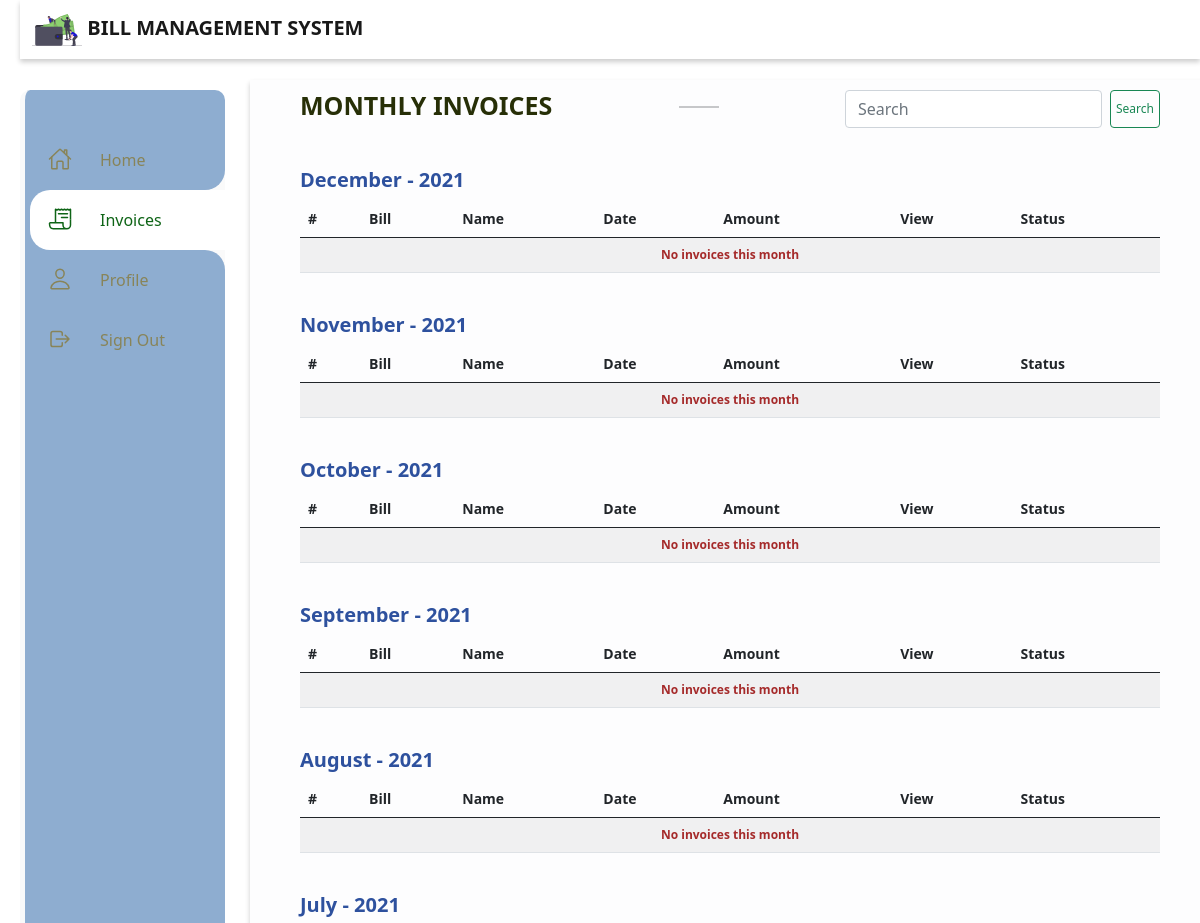
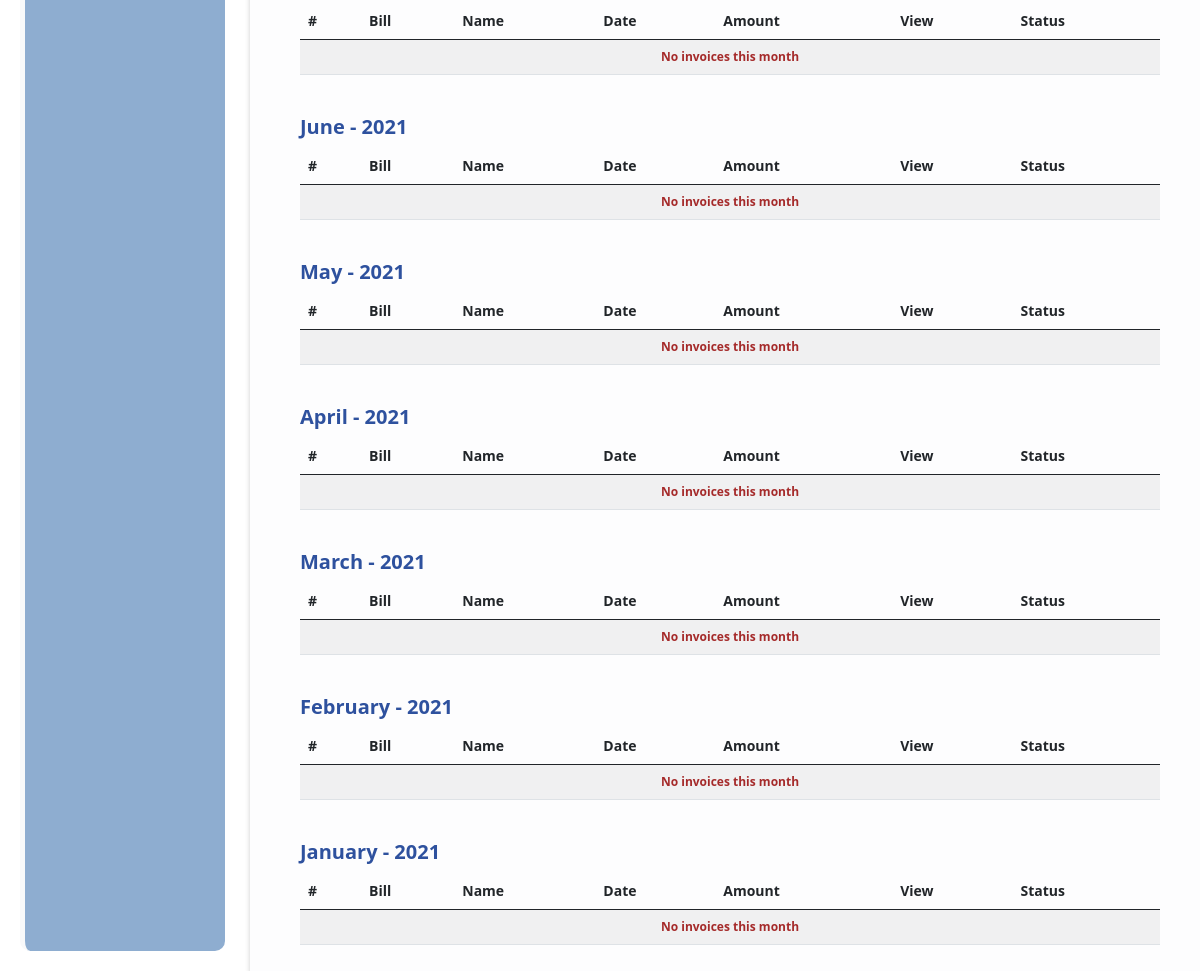
Page /invoices/ (signed in) on the earlier database version (2 pictures, top to bottom).
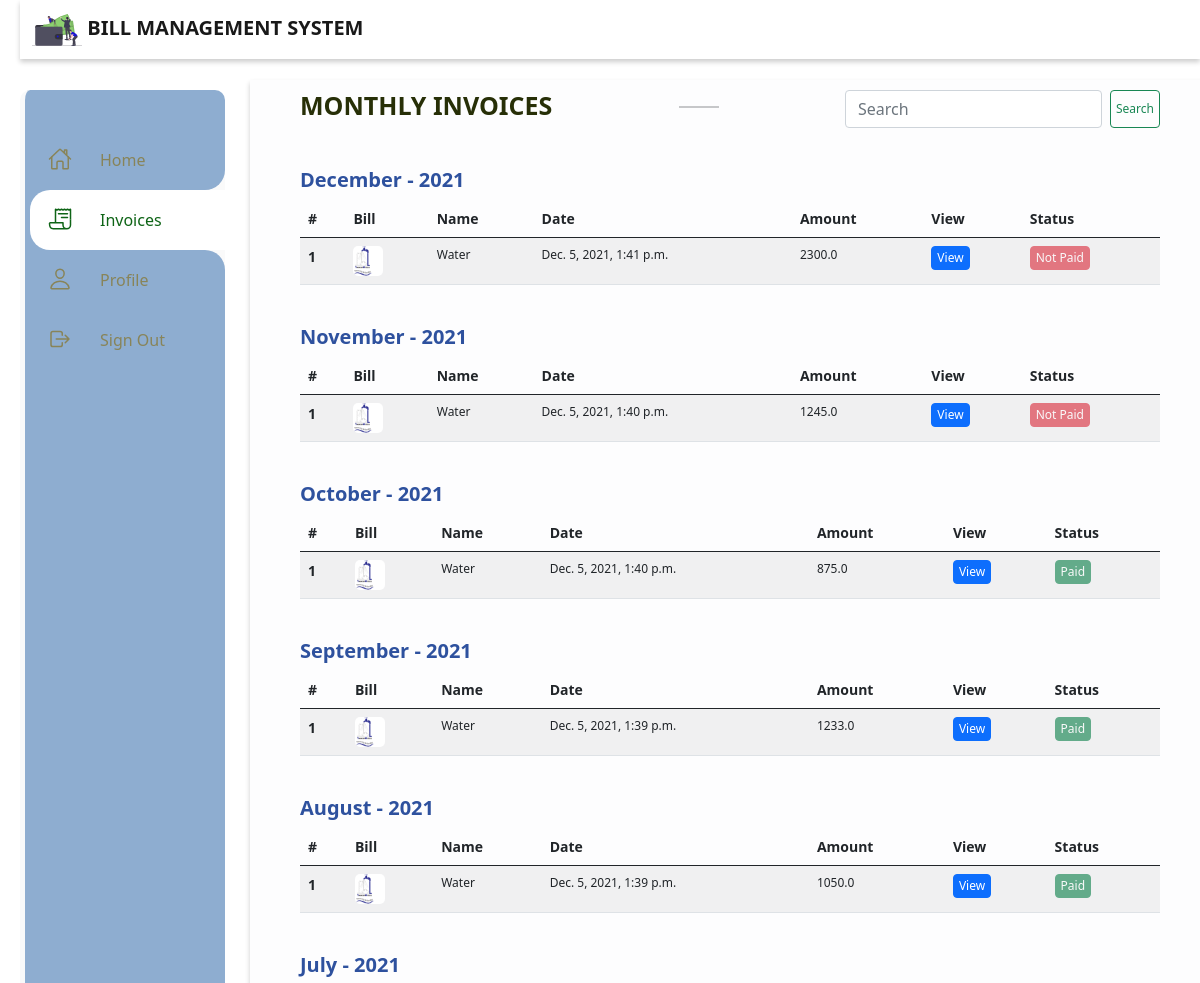
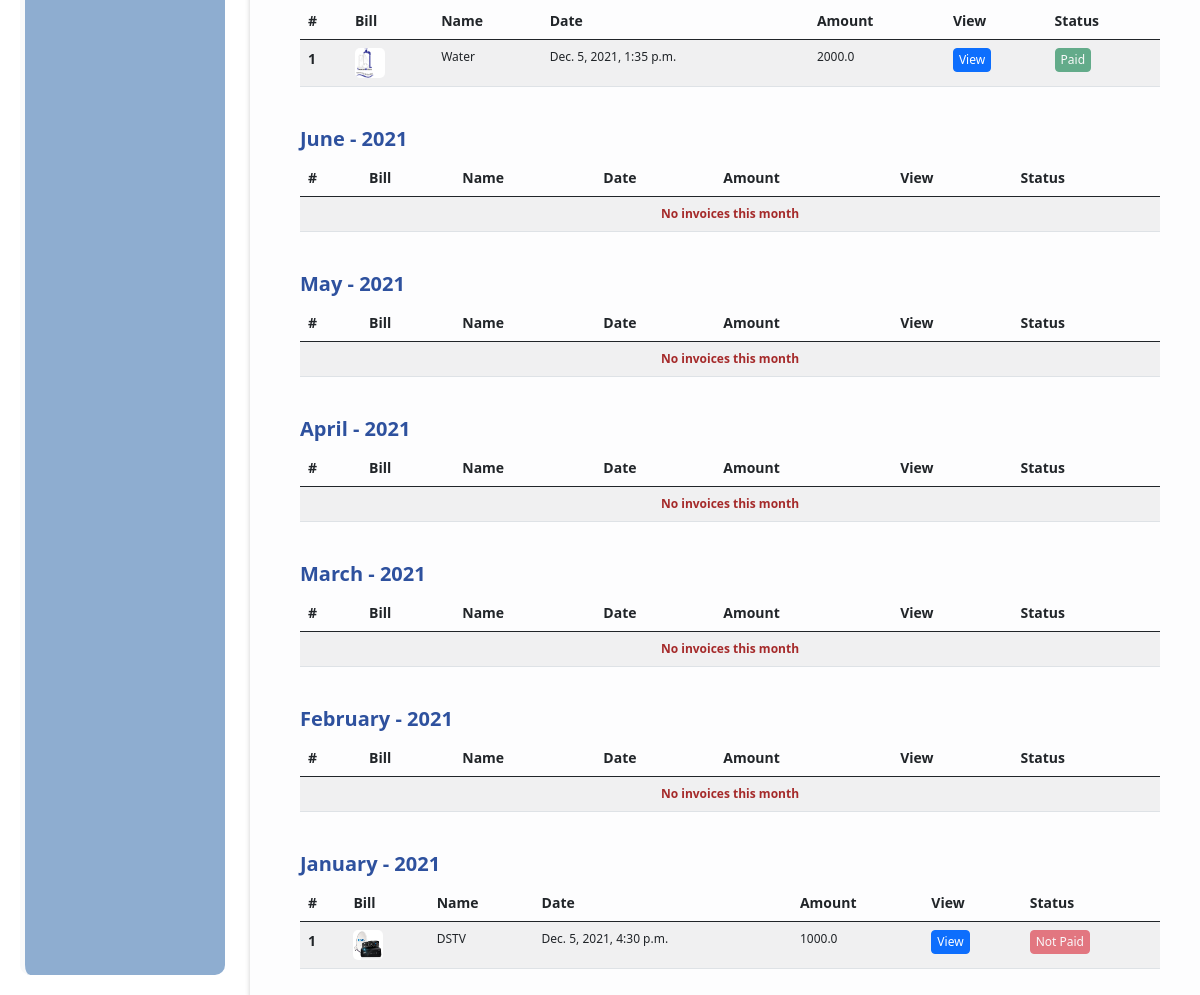
Same page on the later database version (2 pictures, top to bottom).
### main/models.py (models this page shows, shortened)
class BaseModel(models.Model):
    created_date = models.DateTimeField(auto_now_add=True)
    modified_date = models.DateTimeField(auto_now=True)
    class Meta:
        abstract = True

class Bill(BaseModel):
	my_subscription 	= models.ForeignKey(MySubscription, on_delete=models.CASCADE)
	for_date			= models.DateField(blank=True, null=True)
	credit 				= models.FloatField()
	debit 				= models.FloatField()
	units 				= models.FloatField(default=0.0)

class MySubscription(BaseModel):
	user 			= models.ForeignKey(User, on_delete=models.CASCADE)
	subscription 	= models.ForeignKey(Subscription, on_delete=models.CASCADE)
	account_no 		= models.CharField(max_length=100)

class Subscription(models.Model):
	name 	= models.CharField(max_length=50)
	pic 	= models.ImageField(upload_to="./subscriptions")

### main/views.py (the view)
# urls.py: path('invoices/', invoices, name="invoices"),
@login_required
def invoices(request):
	template_name = "invoices.html"
	invoices_list = Bill.objects.all()
	i = create_months_dict(invoices_list)
	query = request.GET.get("query")
	if query:
		i = list(filter(lambda bill: query.lower() in bill["title"].lower(), i))
	context = {
		"nbar":"invoices",
		"invoices":i,
		"query": query,
	}
	return render(request, template_name, context)

### main/views.py (called while the page is built)
def create_months_dict(bills):
	months = ["January", "February", "March", "April", "May", "June", "July", "August", "September", "October", "November", "December"]
	l = {}
	ls = []
	months.reverse()
	for month in months:
		l[(2021, month)] = {"title": month, "bills":[]}
	for bill in bills:
		m = 12 - bill.for_date.month
		month = months[m]
		if bill.credit - bill.debit <= 0:
			l[(2021, month)]["bills"].append({"bill":bill, "paid": True})
		else:
			l[(2021, month)]["bills"].append({"bill":bill, "status":False})
	for key in list(l.keys()):
		ls.append(l[key])
	return ls

### main/templates/invoices.html (shortened to what this page needs)
{% extends "base.html" %}
{% load static %}
{% block content %}
	<div class="" style="margin-bottom: 30px; display: flex; justify-content: space-between;">
		<h3 style="font-size: 25px; color: #272f07">MONTHLY INVOICES</h3>
		<hr style="width: 40px; height: 2px">
		<form class="d-flex" method="get" action="">
			{% if query %}
	        	<input class="form-control me-2" type="search" placeholder="Search" aria-label="Search" name="query" value="{{query}}">
	        {% else %}
	        	<input class="form-control me-2" type="search" placeholder="Search" aria-label="Search" name="query">
	        {% endif %}
	        <button class="btn btn-outline-success" type="submit">Search</button>
	      </form>
	</div>
	{% for invoice in invoices %}
	<div class="third-row">
		<h3>{{invoice.title}} - 2021</h3>
		<table class="table table-striped">
		  <thead>
		    <tr>
		    	<th scope="col">#</th>
		      <th scope="col">Bill</th>
		      <th scope="col">Name</th>
		      <th scope="col">Date</th>
		      <th scope="col">Amount</th>
		      <th scope="col">View</th>
		      <th scope="col">Status</th>
		    </tr>
		  </thead>
		  <tbody>
			{% if invoice.bills %}
			  	{% for bill in invoice.bills %}
			    <tr>
			      <th scope="row">1</th>
			      <td>
			      	{% if bill.bill.my_subscription.subscription.pic %}
			      		<img src="{{bill.bill.my_subscription.subscription.pic.url}}" alt="bill">
			      	{% endif %}
			      </td>
			      <td>{{bill.bill.my_subscription.subscription.name}}</td>
			      <td>{{bill.bill.modified_date}}</td>
			      <td>{{bill.bill.credit}}</td>
			      <td>
			      	<a href="{% url 'main:invoice' bill.bill.id%}" class="btn btn-primary">View</a>
			      </td>
			      <td>
					{% if bill.paid%}
			      	<button type="button" class="btn btn-success" disabled>Paid</button>
			      	{% else %}
			      	<button type="button" class="btn btn-danger" disabled>Not Paid</button>
			      	{% endif %}
			      </td>
			    </tr>
			    {% endfor %}
			{% else %}
				<tr>
					<td colspan="7">
						<div align="center" style="color: brown; font-weight: bold;">
							No invoices this month
						</div>
					</td>
				</tr>
			{% endif %}
		  </tbody>
		</table>
	</div>
	{% endfor %}
{% endblock %}

Differences in the rows shown:
added Bill: bill.my_subscription.subscription.pic (picture), bill.my_subscription.subscription.name "Water", bill.modified_date "Dec. 5, 2021, 1:41 p.m.", bill.credit "2300.0", shows "Not Paid", shown under "December"
added Bill: bill.my_subscription.subscription.pic (picture), bill.my_subscription.subscription.name "Water", bill.modified_date "Dec. 5, 2021, 1:40 p.m.", bill.credit "1245.0", shows "Not Paid", shown under "November"
added Bill: bill.my_subscription.subscription.pic (picture), bill.my_subscription.subscription.name "Water", bill.modified_date "Dec. 5, 2021, 1:40 p.m.", bill.credit "875.0", shows "Paid", shown under "October"
added Bill: bill.my_subscription.subscription.pic (picture), bill.my_subscription.subscription.name "Water", bill.modified_date "Dec. 5, 2021, 1:39 p.m.", bill.credit "1233.0", shows "Paid", shown under "September"
added Bill: bill.my_subscription.subscription.pic (picture), bill.my_subscription.subscription.name "Water", bill.modified_date "Dec. 5, 2021, 1:39 p.m.", bill.credit "1050.0", shows "Paid", shown under "August"
added Bill: bill.my_subscription.subscription.pic (picture), bill.my_subscription.subscription.name "Water", bill.modified_date "Dec. 5, 2021, 1:35 p.m.", bill.credit "2000.0", shows "Paid", shown under "July"
added Bill: bill.my_subscription.subscription.pic (picture), bill.my_subscription.subscription.name "DSTV", bill.modified_date "Dec. 5, 2021, 4:30 p.m.", bill.credit "1000.0", shows "Not Paid", shown under "January"
Other differences:
list line gone: "No invoices this month"
